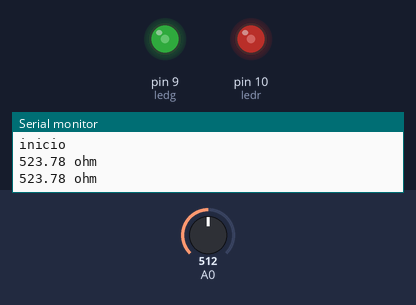
Bench run of a sketch on a simulated Arduino Uno, built with avr-gcc and run on an emulated ATmega328P. Parts: output pins drawn as LEDs (lit = HIGH), the last lines printed to the serial monitor. The inputs (shaded band) are chosen by the test bench; at power-on: A0 = 512.

Above: at 1.8 s.
1.9 s: A0 set to 716
At 2.5 s:
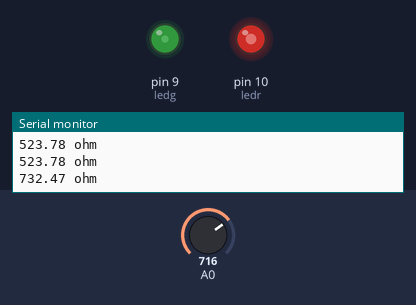
3.5 s: A0 set to 1023
At 5.2 s:
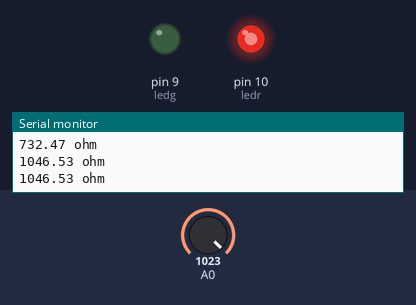
5.5 s: A0 set to 306
At 6.8 s:
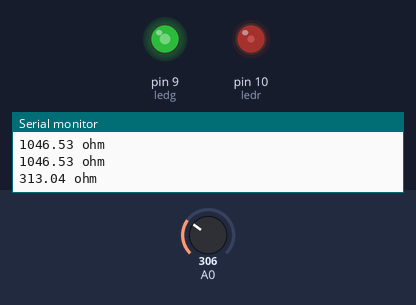
7.5 s: A0 set to 0
At 8.4 s:
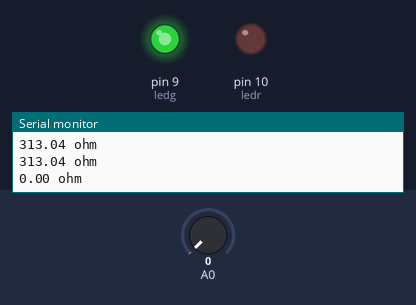
9.5 s: A0 set to 511
At 11.2 s:
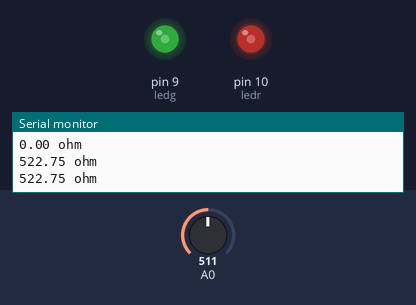
Timing chart, 0 to 12.5 s (numbered marks = the images above; inputs shaded):
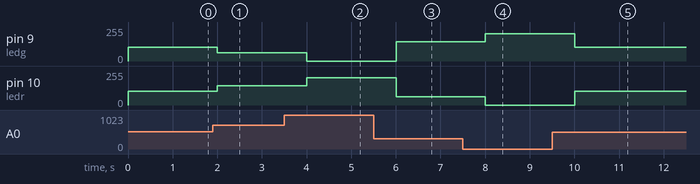

Measured:
- after the input at 1.9 s, pin 9 (ledg): 103/255 → 62/255 after 0.10 s; pin 10 (ledr): 102/255 → 143/255 after 0.10 s
- after the input at 3.5 s, pin 9 (ledg): 62/255 → 0/255 after 0.50 s; pin 10 (ledr): 143/255 → 205/255 after 0.50 s
- after the input at 5.5 s, pin 9 (ledg): 0/255 → 144/255 after 0.51 s; pin 10 (ledr): 205/255 → 61/255 after 0.51 s
- after the input at 7.5 s, pin 9 (ledg): 144/255 → 205/255 after 0.51 s; pin 10 (ledr): 61/255 → 0/255 after 0.51 s
- after the input at 9.5 s, pin 9 (ledg): 205/255 → 103/255 after 0.51 s; pin 10 (ledr): 0/255 → 102/255 after 0.51 s

The sketch:

potenciometro.ino
```cpp
int ledg=9;
int ledr = 10;
long valor;

void setup() {
  Serial.begin(9600);
  Serial.println("inicio");

}

void loop() {
  valor = analogRead(A0);
  int redVal = map (valor,0,1023,0,205);
  int greVal = map (valor,0,1023,205,0);
  analogWrite(ledr,redVal);
  analogWrite(ledg,greVal);
  Serial.print((valor)*1.023);
  Serial.println(" ohm");
  delay(1000);

}
```
